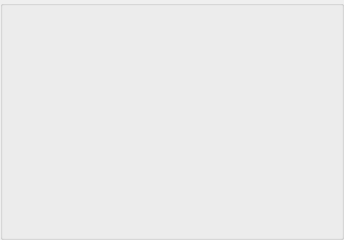
   <widget class="QGroupBox" name="groupBox">
    <property name="enabled">
     <bool>true</bool>
    </property>
    <property name="geometry">
     <rect>
      <x>190</x>
      <y>400</y>
      <width>344</width>
      <height>240</height>
     </rect>
    </property>
    <property name="minimumSize">
     <size>
      <width>344</width>
      <height>240</height>
     </size>
    </property>
    <property name="maximumSize">
     <size>
      <width>344</width>
      <height>240</height>
     </size>
    </property>
    <property name="title">
     <string/>
    </property>
    <widget class="clickablelabel" name="miecz2G1">
     <property name="enabled">
      <bool>true</bool>
     </property>
     <property name="geometry">
      <rect>
       <x>50</x>
       <y>0</y>
       <width>42</width>
       <height>80</height>
      </rect>
     </property>
     <property name="minimumSize">
      <size>
       <width>42</width>
       <height>80</height>
      </size>
     </property>
     <property name="maximumSize">
      <size>
       <width>42</width>
       <height>80</height>
      </size>
     </property>
     <property name="accessibleName">
      <string>wolne</string>
     </property>
     <property name="text">
      <string/>
     </property>
    </widget>
    <widget class="clickablelabel" name="miecz1G1">
     <property name="enabled">
      <bool>true</bool>
     </property>
     <property name="geometry">
      <rect>
       <x>10</x>
       <y>0</y>
       <width>42</width>
       <height>80</height>
      </rect>
     </property>
     <property name="minimumSize">
      <size>
       <width>42</width>
       <height>80</height>
      </size>
     </property>
     <property name="maximumSize">
      <size>
       <width>42</width>
       <height>80</height>
      </size>
     </property>
     <property name="accessibleName">
      <string>wolne</string>
     </property>
     <property name="text">
      <string/>
     </property>
    </widget>
    <widget class="clickablelabel" name="miecz3G1">
     <property name="enabled">
      <bool>true</bool>
     </property>
     <property name="geometry">
      <rect>
       <x>90</x>
       <y>0</y>
       <width>42</width>
       <height>80</height>
      </rect>
     </property>
     <property name="minimumSize">
      <size>
       <width>42</width>
       <height>80</height>
      </size>
     </property>
     <property name="maximumSize">
      <size>
       <width>42</width>
       <height>80</height>
      </size>
     </property>
     <property name="accessibleName">
      <string>wolne</string>
     </property>
     <property name="text">
      <string/>
     </property>
    </widget>
    <widget class="clickablelabel" name="miecz4G1">
     <property name="enabled">
      <bool>true</bool>
     </property>
     <property name="geometry">
      <rect>
       <x>130</x>
       <y>0</y>
       <width>42</width>
       <height>80</height>
      </rect>
     </property>
     <property name="minimumSize">
      <size>
       <width>42</width>
       <height>80</height>
      </size>
     </property>
     <property name="maximumSize">
      <size>
       <width>42</width>
       <height>80</height>
      </size>
     </property>
     <property name="accessibleName">
      <string>wolne</string>
     </property>
     <property name="text">
      <string/>
     </property>
    </widget>
    <widget class="clickablelabel" name="miecz6G1">
     <property name="enabled">
      <bool>true</bool>
     </property>
     <property name="geometry">
      <rect>
       <x>210</x>
       <y>0</y>
       <width>42</width>
       <height>80</height>
      </rect>
     </property>
     <property name="minimumSize">
      <size>
       <width>42</width>
       <height>80</height>
      </size>
     </property>
     <property name="maximumSize">
      <size>
       <width>42</width>
       <height>80</height>
      </size>
     </property>
     <property name="accessibleName">
      <string>wolne</string>
     </property>
     <property name="text">
      <string/>
     </property>
    </widget>
    <widget class="clickablelabel" name="miecz7G1">
     <property name="enabled">
      <bool>true</bool>
     </property>
     <property name="geometry">
      <rect>
       <x>250</x>
       <y>0</y>
       <width>42</width>
       <height>80</height>
      </rect>
     </property>
     <property name="minimumSize">
      <size>
       <width>42</width>
       <height>80</height>
      </size>
     </property>
     <property name="maximumSize">
      <size>
       <width>42</width>
       <height>80</height>
      </size>
     </property>
     <property name="accessibleName">
      <string>wolne</string>
     </property>
     <property name="text">
      <string/>
     </property>
    </widget>
    <widget class="clickablelabel" name="luk1G1">
     <property name="enabled">
      <bool>true</bool>
     </property>
     <property name="geometry">
      <rect>
       <x>10</x>
       <y>80</y>
       <width>42</width>
       <height>80</height>
      </rect>
     </property>
     <property name="minimumSize">
      <size>
       <width>42</width>
       <height>80</height>
      </size>
     </property>
     <property name="maximumSize">
      <size>
       <width>42</width>
       <height>80</height>
      </size>
     </property>
     <property name="accessibleName">
      <string>wolne</string>
     </property>
     <property name="text">
      <string/>
     </property>
    </widget>
    <widget class="clickablelabel" name="luk2G1">
     <property name="enabled">
      <bool>true</bool>
     </property>
     <property name="geometry">
      <rect>
       <x>50</x>
       <y>80</y>
       <width>42</width>
       <height>80</height>
      </rect>
     </property>
     <property name="minimumSize">
      <size>
       <width>42</width>
       <height>80</height>
      </size>
     </property>
     <property name="maximumSize">
      <size>
       <width>42</width>
       <height>80</height>
      </size>
     </property>
     <property name="accessibleName">
      <string>wolne</string>
     </property>
     <property name="text">
      <string/>
     </property>
    </widget>
    <widget class="clickablelabel" name="luk3G1">
     <property name="enabled">
      <bool>true</bool>
     </property>
     <property name="geometry">
      <rect>
       <x>90</x>
       <y>80</y>
       <width>42</width>
       <height>80</height>
      </rect>
     </property>
     <property name="minimumSize">
      <size>
       <width>42</width>
       <height>80</height>
      </size>
     </property>
     <property name="maximumSize">
      <size>
       <width>42</width>
       <height>80</height>
      </size>
     </property>
     <property name="accessibleName">
      <string>wolne</string>
     </property>
     <property name="text">
      <string/>
     </property>
    </widget>
    <widget class="clickablelabel" name="luk4G1">
     <property name="enabled">
      <bool>true</bool>
     </property>
     <property name="geometry">
      <rect>
       <x>130</x>
       <y>80</y>
       <width>42</width>
       <height>80</height>
      </rect>
     </property>
     <property name="minimumSize">
      <size>
       <width>42</width>
       <height>80</height>
      </size>
     </property>
     <property name="maximumSize">
      <size>
       <width>42</width>
       <height>80</height>
      </size>
     </property>
     <property name="accessibleName">
      <string>wolne</string>
     </property>
     <property name="text">
      <string/>
     </property>
    </widget>
    <widget class="clickablelabel" name="luk5G1">
     <property name="enabled">
      <bool>true</bool>
     </property>
     <property name="geometry">
      <rect>
       <x>170</x>
       <y>80</y>
       <width>42</width>
       <height>80</height>
      </rect>
     </property>
     <property name="minimumSize">
      <size>
       <width>42</width>
       <height>80</height>
      </size>
     </property>
     <property name="maximumSize">
      <size>
       <width>42</width>
       <height>80</height>
      </size>
     </property>
     <property name="accessibleName">
      <string>wolne</string>
     </property>
     <property name="text">
      <string/>
     </property>
    </widget>
    <widget class="clickablelabel" name="luk6G1">
     <property name="enabled">
      <bool>true</bool>
     </property>
     <property name="geometry">
      <rect>
       <x>210</x>
       <y>80</y>
       <width>42</width>
       <height>80</height>
      </rect>
     </property>
     <property name="minimumSize">
      <size>
       <width>42</width>
       <height>80</height>
      </size>
     </property>
     <property name="maximumSize">
      <size>
       <width>42</width>
       <height>80</height>
      </size>
     </property>
     <property name="accessibleName">
      <string>wolne</string>
     </property>
     <property name="text">
      <string/>
     </property>
    </widget>
    <widget class="clickablelabel" name="luk7G1">
     <property name="enabled">
      <bool>true</bool>
     </property>
     <property name="geometry">
      <rect>
       <x>250</x>
       <y>80</y>
       <width>42</width>
       <height>80</height>
      </rect>
     </property>
     <property name="minimumSize">
      <size>
       <width>42</width>
       <height>80</height>
      </size>
     </property>
     <property name="maximumSize">
      <size>
       <width>42</width>
       <height>80</height>
      </size>
     </property>
     <property name="accessibleName">
      <string>wolne</string>
     </property>
     <property name="text">
      <string/>
     </property>
    </widget>
    <widget class="clickablelabel" name="miecz8G1">
     <property name="enabled">
      <bool>true</bool>
     </property>
     <property name="geometry">
      <rect>
       <x>290</x>
       <y>0</y>
       <width>42</width>
       <height>80</height>
      </rect>
     </property>
     <property name="minimumSize">
      <size>
       <width>42</width>
       <height>80</height>
      </size>
     </property>
     <property name="maximumSize">
      <size>
       <width>42</width>
       <height>80</height>
      </size>
     </property>
     <property name="accessibleName">
      <string>wolne</string>
     </property>
     <property name="text">
      <string/>
     </property>
    </widget>
    <widget class="clickablelabel" name="luk8G1">
     <property name="enabled">
      <bool>true</bool>
     </property>
     <property name="geometry">
      <rect>
       <x>290</x>
       <y>80</y>
       <width>42</width>
       <height>80</height>
      </rect>
     </property>
     <property name="minimumSize">
      <size>
       <width>42</width>
       <height>80</height>
      </size>
     </property>
     <property name="maximumSize">
      <size>
       <width>42</width>
       <height>80</height>
      </size>
     </property>
     <property name="accessibleName">
      <string>wolne</string>
     </property>
     <property name="text">
      <string/>
     </property>
    </widget>
    <widget class="clickablelabel" name="kata1G1">
     <property name="enabled">
      <bool>true</bool>
     </property>
     <property name="geometry">
      <rect>
       <x>10</x>
       <y>160</y>
       <width>42</width>
       <height>80</height>
      </rect>
     </property>
     <property name="minimumSize">
      <size>
       <width>42</width>
       <height>80</height>
      </size>
     </property>
     <property name="maximumSize">
      <size>
       <width>42</width>
       <height>80</height>
      </size>
     </property>
     <property name="accessibleName">
      <string>wolne</string>
     </property>
     <property name="text">
      <string/>
     </property>
    </widget>
    <widget class="clickablelabel" name="kata2G1">
     <property name="enabled">
      <bool>true</bool>
     </property>
     <property name="geometry">
      <rect>
       <x>50</x>
       <y>160</y>
       <width>42</width>
       <height>80</height>
      </rect>
     </property>
     <property name="minimumSize">
      <size>
       <width>42</width>
       <height>80</height>
      </size>
     </property>
     <property name="maximumSize">
      <size>
       <width>42</width>
       <height>80</height>
      </size>
     </property>
     <property name="accessibleName">
      <string>wolne</string>
     </property>
     <property name="text">
      <string/>
     </property>
    </widget>
    <widget class="clickablelabel" name="kata3G1">
     <property name="enabled">
      <bool>true</bool>
     </property>
     <property name="geometry">
      <rect>
       <x>90</x>
       <y>160</y>
       <width>42</width>
       <height>80</height>
      </rect>
     </property>
     <property name="minimumSize">
      <size>
       <width>42</width>
       <height>80</height>
      </size>
     </property>
     <property name="maximumSize">
      <size>
       <width>42</width>
       <height>80</height>
      </size>
     </property>
     <property name="accessibleName">
      <string>wolne</string>
     </property>
     <property name="text">
      <string/>
     </property>
    </widget>
    <widget class="clickablelabel" name="kata4G1">
     <property name="enabled">
      <bool>true</bool>
     </property>
     <property name="geometry">
      <rect>
       <x>130</x>
       <y>160</y>
       <width>42</width>
       <height>80</height>
      </rect>
     </property>
     <property name="minimumSize">
      <size>
       <width>42</width>
       <height>80</height>
      </size>
     </property>
     <property name="maximumSize">
      <size>
       <width>42</width>
       <height>80</height>
      </size>
     </property>
     <property name="accessibleName">
      <string>wolne</string>
     </property>
     <property name="text">
      <string/>
     </property>
    </widget>
    <widget class="clickablelabel" name="kata5G1">
     <property name="enabled">
      <bool>true</bool>
     </property>
     <property name="geometry">
      <rect>
       <x>170</x>
       <y>160</y>
       <width>42</width>
       <height>80</height>
      </rect>
     </property>
     <property name="minimumSize">
      <size>
       <width>42</width>
       <height>80</height>
      </size>
     </property>
     <property name="maximumSize">
      <size>
       <width>42</width>
       <height>80</height>
      </size>
     </property>
     <property name="accessibleName">
      <string>wolne</string>
     </property>
     <property name="text">
      <string/>
     </property>
    </widget>
    <widget class="clickablelabel" name="kata6G1">
     <property name="enabled">
      <bool>true</bool>
     </property>
     <property name="geometry">
      <rect>
       <x>210</x>
       <y>160</y>
       <width>42</width>
       <height>80</height>
      </rect>
     </property>
     <property name="minimumSize">
      <size>
       <width>42</width>
       <height>80</height>
      </size>
     </property>
     <property name="maximumSize">
      <size>
       <width>42</width>
       <height>80</height>
      </size>
     </property>
     <property name="accessibleName">
      <string>wolne</string>
     </property>
     <property name="text">
      <string/>
     </property>
    </widget>
    <widget class="clickablelabel" name="kata7G1">
     <property name="enabled">
      <bool>true</bool>
     </property>
     <property name="geometry">
      <rect>
       <x>250</x>
       <y>160</y>
       <width>42</width>
       <height>80</height>
      </rect>
     </property>
     <property name="minimumSize">
      <size>
       <width>42</width>
       <height>80</height>
      </size>
     </property>
     <property name="maximumSize">
      <size>
       <width>42</width>
       <height>80</height>
      </size>
     </property>
     <property name="accessibleName">
      <string>wolne</string>
     </property>
     <property name="text">
      <string/>
     </property>
    </widget>
    <widget class="clickablelabel" name="kata8G1">
     <property name="enabled">
      <bool>true</bool>
     </property>
     <property name="geometry">
      <rect>
       <x>290</x>
       <y>160</y>
       <width>42</width>
       <height>80</height>
      </rect>
     </property>
     <property name="minimumSize">
      <size>
       <width>42</width>
       <height>80</height>
      </size>
     </property>
     <property name="maximumSize">
      <size>
       <width>42</width>
       <height>80</height>
      </size>
     </property>
     <property name="accessibleName">
      <string>wolne</string>
     </property>
     <property name="text">
      <string/>
     </property>
    </widget>
    <widget class="clickablelabel" name="miecz5G1">
     <property name="enabled">
      <bool>true</bool>
     </property>
     <property name="geometry">
      <rect>
       <x>170</x>
       <y>0</y>
       <width>42</width>
       <height>80</height>
      </rect>
     </property>
     <property name="minimumSize">
      <size>
       <width>42</width>
       <height>80</height>
      </size>
     </property>
     <property name="maximumSize">
      <size>
       <width>42</width>
       <height>80</height>
      </size>
     </property>
     <property name="accessibleName">
      <string>wolne</string>
     </property>
     <property name="text">
      <string/>
     </property>
    </widget>
   </widget>
